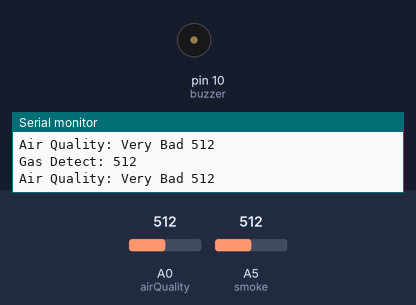
This sketch was run on a simulated Arduino Uno, built with avr-gcc and run on an emulated ATmega328P. Shown: buzzer (waves = sounding), the last lines printed to the serial monitor. The inputs (shaded band) are chosen by the test bench; at power-on: A5 (smoke) = 512, A0 (airQuality) = 512.

Above: at 1.9 s.
2.0 s: A5 (smoke) set to 419
5.5 s: A5 (smoke) set to 392
At 5.5 s:
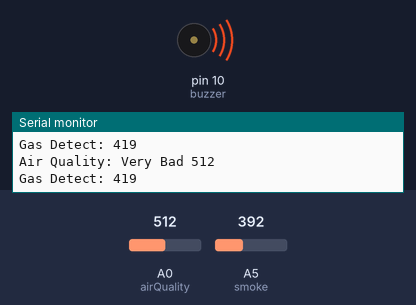
At 7.0 s:
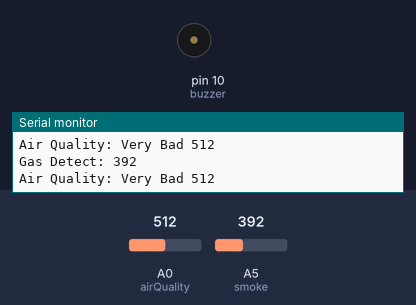
Timing chart, 0 to 8.5 s (numbered marks = the images above; inputs shaded):
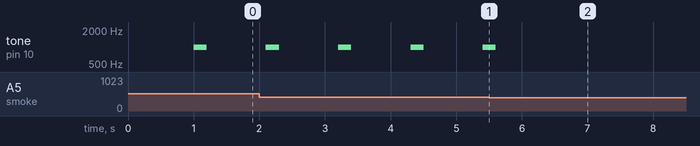

The sketch:

Smoke_air_monitor.ino.ino
```cpp
/*
 * Arduino Air Quality Monitor
 *

 */


int buzzer = 10;
int smoke = A5;
int airQuality = A0;
int sensorThres = 400;


String quality ="";

void setup() {

  pinMode(airQuality,INPUT);                  //set sensor for Air quality input
  pinMode(smoke, INPUT);                    //set sensor for Gas Detect input
  pinMode(buzzer, OUTPUT);

  Serial.begin(9600);


}

void loop() {
  int analogSensor = analogRead(airQuality);
  int analogSensor2 = analogRead(smoke);

Serial.print("Air Quality: ");
  if(analogSensor<175){
    quality = "GOOD! ";
    Serial.print(quality);
  }
  else if (analogSensor >175 && analogSensor<225){
    quality = "Medium ";
    Serial.print(quality);
  }
  else if (analogSensor >225 && analogSensor<300){
    quality = "Bad ";
    Serial.print(quality);
  }
  else if (analogSensor >300){
    quality = "Very Bad ";
    Serial.print(quality);
  }


  Serial.print(analogSensor);


  delay(1000);
  Serial.println("");
  Serial.print("Gas Detect: ");


  Serial.print(analogSensor2);
  // Checks if it has reached the threshold value
  if (analogSensor2 > sensorThres)
  {

    tone(buzzer, 1000, 200);
  }
  else
  {

    noTone(buzzer);
  }
  Serial.println("");
  delay(100);

}
```

Measured:
- the behaviour switches between 401 and 400 on A5 (smoke) (found by bisection; images 0 and 1)
- after the input at 5.5 s, tone on pin 10 (buzzer): goes on until 5.6 s, then stays silent
- by itself, tone on pin 10 (buzzer): alternates 1000 Hz for 0.20 s and silent for 0.90 s
